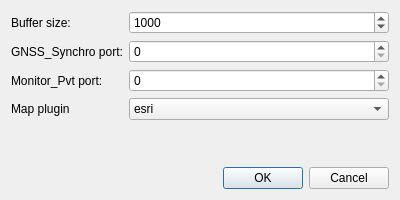
<?xml version="1.0" encoding="UTF-8"?>
<ui version="4.0">
 <class>PreferencesDialog</class>
 <widget class="QDialog" name="PreferencesDialog">
  <property name="geometry">
   <rect>
    <x>0</x>
    <y>0</y>
    <width>400</width>
    <height>200</height>
   </rect>
  </property>
  <property name="windowTitle">
   <string>Preferences</string>
  </property>
  <layout class="QVBoxLayout" name="verticalLayout">
   <item>
    <layout class="QFormLayout" name="formLayout">
     <item row="1" column="0">
      <widget class="QLabel" name="port_gnss_synchro_label">
       <property name="text">
        <string>GNSS_Synchro port:</string>
       </property>
      </widget>
     </item>
     <item row="1" column="1">
      <widget class="QSpinBox" name="port_gnss_synchro_spinBox">
       <property name="maximum">
        <number>65535</number>
       </property>
       <property name="value">
        <number>0</number>
       </property>
      </widget>
     </item>
     <item row="0" column="0">
      <widget class="QLabel" name="buffer_size_label">
       <property name="text">
        <string>Buffer size:</string>
       </property>
      </widget>
     </item>
     <item row="0" column="1">
      <widget class="QSpinBox" name="buffer_size_spinBox">
       <property name="maximum">
        <number>10000</number>
       </property>
       <property name="value">
        <number>1000</number>
       </property>
      </widget>
     </item>
     <item row="2" column="0">
      <widget class="QLabel" name="port_monitor_pvt_label">
       <property name="text">
        <string>Monitor_Pvt port:</string>
       </property>
      </widget>
     </item>
     <item row="2" column="1">
      <widget class="QSpinBox" name="port_monitor_pvt_spinBox">
       <property name="maximum">
        <number>65535</number>
       </property>
      </widget>
     </item>
     <item row="3" column="1">
      <widget class="QComboBox" name="map_plugin">
       <item>
        <property name="text">
         <string>esri</string>
        </property>
       </item>
       <item>
        <property name="text">
         <string>osm</string>
        </property>
       </item>
       <item>
        <property name="text">
         <string>mapboxgl</string>
        </property>
       </item>
      </widget>
     </item>
     <item row="3" column="0">
      <widget class="QLabel" name="label">
       <property name="text">
        <string>Map plugin</string>
       </property>
      </widget>
     </item>
    </layout>
   </item>
   <item>
    <widget class="QDialogButtonBox" name="buttonBox">
     <property name="orientation">
      <enum>Qt::Horizontal</enum>
     </property>
     <property name="standardButtons">
      <set>QDialogButtonBox::Cancel|QDialogButtonBox::Ok</set>
     </property>
    </widget>
   </item>
  </layout>
 </widget>
 <resources/>
 <connections>
  <connection>
   <sender>buttonBox</sender>
   <signal>accepted()</signal>
   <receiver>PreferencesDialog</receiver>
   <slot>accept()</slot>
   <hints>
    <hint type="sourcelabel">
     <x>248</x>
     <y>254</y>
    </hint>
    <hint type="destinationlabel">
     <x>157</x>
     <y>274</y>
    </hint>
   </hints>
  </connection>
  <connection>
   <sender>buttonBox</sender>
   <signal>rejected()</signal>
   <receiver>PreferencesDialog</receiver>
   <slot>reject()</slot>
   <hints>
    <hint type="sourcelabel">
     <x>316</x>
     <y>260</y>
    </hint>
    <hint type="destinationlabel">
     <x>286</x>
     <y>274</y>
    </hint>
   </hints>
  </connection>
 </connections>
</ui>
